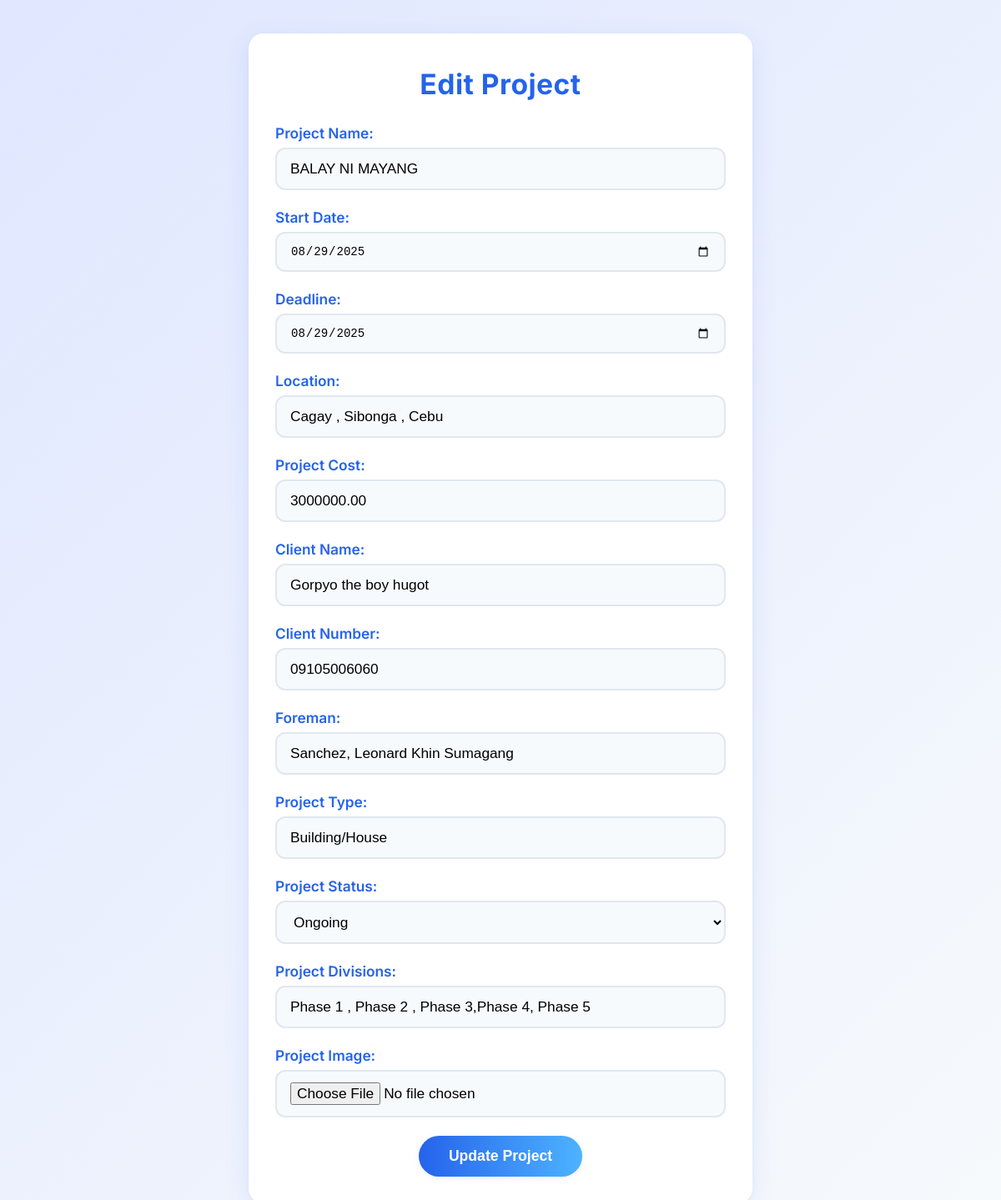
Screenshot of /edit_project.php?id=9 with the database file from the repository.
### tables this page shows
CREATE TABLE `projects` (
  `project_id` int(11) NOT NULL,
  `project_name` varchar(255) NOT NULL,
  `start_date` date NOT NULL,
  `deadline` date NOT NULL,
  `location` varchar(255) NOT NULL,
  `project_cost` decimal(15,2) NOT NULL,
  `foreman` varchar(255) NOT NULL,
  `project_type` varchar(100) NOT NULL,
  `project_status` varchar(50) NOT NULL,
  `project_divisions` varchar(255) NOT NULL,
  `image_path` varchar(255) DEFAULT NULL,
  `client_name` varchar(255) DEFAULT NULL,
  `client_number` varchar(255) DEFAULT NULL
);

### edit_project.php (the view, shortened to what this page needs)
<?php
include 'db.php';
$project_details = null;
if (isset($_GET['id']) && !empty($_GET['id'])) {
    $project_id = $_GET['id'];
    $sql = "SELECT * FROM projects WHERE project_id = ?";
    if ($stmt = $conn->prepare($sql)) {
        $stmt->bind_param("i", $project_id);
        $stmt->execute();
        $result = $stmt->get_result();
        if ($result->num_rows == 1) {
            $project_details = $result->fetch_assoc();
        } else {
            echo "Error: Project not found.";
        }
    }
}
?>
<!DOCTYPE html>
<html>
<head>
    <link rel="stylesheet" href="https://cdnjs.cloudflare.com/ajax/libs/font-awesome/6.4.0/css/all.min.css">
</head>
<body>
    <div class="container">
        <div class="header">Edit Project</div>
        <?php if ($project_details): ?>
        <form action="edit_project.php" method="POST" enctype="multipart/form-data">
            <div class="form-group">
                <label for="project_name">Project Name:</label>
                <input type="text" id="project_name" name="project_name" value="<?php echo htmlspecialchars($project_details['project_name']); ?>" required>
            </div>
            <div class="form-group">
                <label for="start_date">Start Date:</label>
                <input type="date" id="start_date" name="start_date" value="<?php echo htmlspecialchars($project_details['start_date']); ?>" required>
            </div>
            <div class="form-group">
                <label for="deadline">Deadline:</label>
                <input type="date" id="deadline" name="deadline" value="<?php echo htmlspecialchars($project_details['deadline']); ?>" required>
            </div>
            <div class="form-group">
                <label for="location">Location:</label>
                <input type="text" id="location" name="location" value="<?php echo htmlspecialchars($project_details['location']); ?>" required>
            </div>
            <div class="form-group">
                <label for="project_cost">Project Cost:</label>
                <input type="text" id="project_cost" name="project_cost" value="<?php echo htmlspecialchars($project_details['project_cost']); ?>" required>
            </div>
            <div class="form-group">
                <label for="client_name">Client Name:</label>
                <input type="text" id="client_name" name="client_name" value="<?php echo htmlspecialchars($project_details['client_name'] ?? ''); ?>" required>
            </div>
            <div class="form-group">
                <label for="client_number">Client Number:</label>
                <input type="text" id="client_number" name="client_number" value="<?php echo htmlspecialchars($project_details['client_number'] ?? ''); ?>" required>
            </div>
            <div class="form-group">
                <label for="foreman">Foreman:</label>
                <input type="text" id="foreman" name="foreman" value="<?php echo htmlspecialchars($project_details['foreman']); ?>" required>
            </div>
            <div class="form-group">
                <label for="project_type">Project Type:</label>
                <input type="text" id="project_type" name="project_type" value="<?php echo htmlspecialchars($project_details['project_type']); ?>" required>
            </div>
            <div class="form-group">
                <label for="project_status">Project Status:</label>
                <select id="project_status" name="project_status" required>
                    <option value="Ongoing" <?php if ($project_details['project_status'] === 'Ongoing') echo 'selected'; ?>>Ongoing</option>
                </select>
            </div>
            <div class="form-group">
                <label for="project_divisions">Project Divisions:</label>
                <input type="text" id="project_divisions" name="project_divisions" value="<?php echo htmlspecialchars($project_details['project_divisions']); ?>" required>
            </div>
             <div class="form-group">
                <label for="project_image">Project Image:</label>
                <input type="file" id="project_image" name="project_image" accept="image/*">
            </div>
            <button type="submit" class="submit-btn">Update Project</button>
        </form>
        <?php else: ?>
            <p>Project not found.</p>
        <?php endif; ?>
    </div>
</body>
</html>

### edit_project.php (style rules this page uses)
body { font-family: 'Inter', Arial, sans-serif; background: url('images/background.webp') no-repeat center center fixed, linear-gradient(135deg, #e0e7ff 0%, #f7fafc 100%); background-blend-mode: overlay; background-size: cover; margin: 0; min-height: 100vh; }
.container { margin: 40px auto; max-width: 540px; background: #fff; border-radius: 18px; box-shadow: 0 8px 32px rgba(37,99,235,0.10), 0 1.5px 8px rgba(0,0,0,0.04); padding: 40px 32px 32px 32px; transition: box-shadow 0.2s; }
.header { font-size: 2.1em; font-weight: 700; margin-bottom: 28px; color: #2563eb; letter-spacing: 0.5px; text-align: center; }
.form-group { margin-bottom: 22px; }
.form-group label { display: block; margin-bottom: 7px; font-weight: 600; color: #2563eb; font-size: 1.08em; }
.form-group input[type="text"], .form-group input[type="date"], .form-group input[type="file"], .form-group select { width: 100%; padding: 13px 16px; border: 2px solid #e0e7ef; border-radius: 12px; box-sizing: border-box; font-size: 1.08em; background: #f7fafd; transition: border 0.2s, background 0.2s; }
.submit-btn { background: linear-gradient(90deg, #2563eb 0%, #4db3ff 100%); color: #fff; border: none; padding: 14px 36px; font-size: 1.1em; border-radius: 999px; cursor: pointer; font-weight: 600; transition: background 0.2s, box-shadow 0.2s; box-shadow: 0 2px 8px rgba(37,99,235,0.08); display: block; margin: 0 auto; }

### rows the page displays
projects: project_name "BALAY NI MAYANG", start_date "08/29/2025", deadline "08/29/2025", location "Cagay , Sibonga , Cebu", project_cost "3000000.00", client_name "Gorpyo the boy hugot", client_number "09105006060", foreman "Sanchez, Leonard Khin Sumagang", project_type "Building/House", project_status "Ongoing", project_divisions "Phase 1 , Phase 2 , Phase 3,Phase 4, Phase 5"
